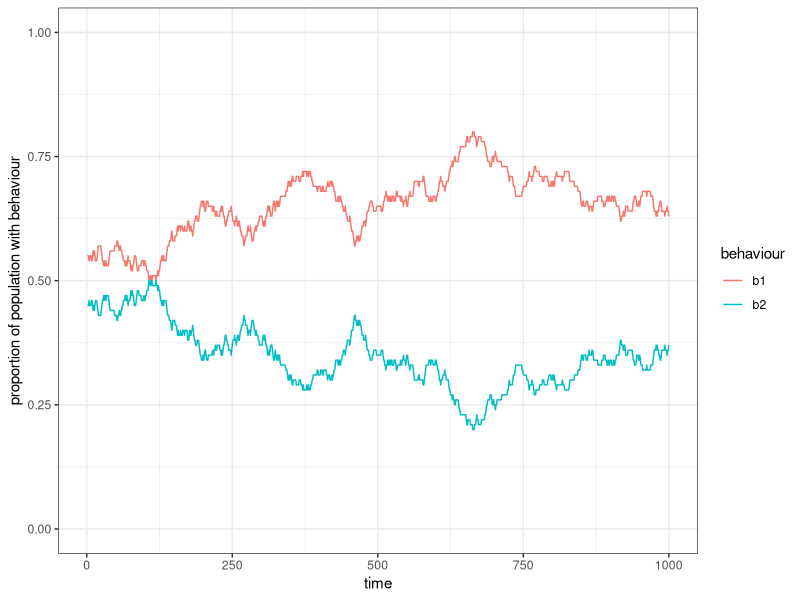
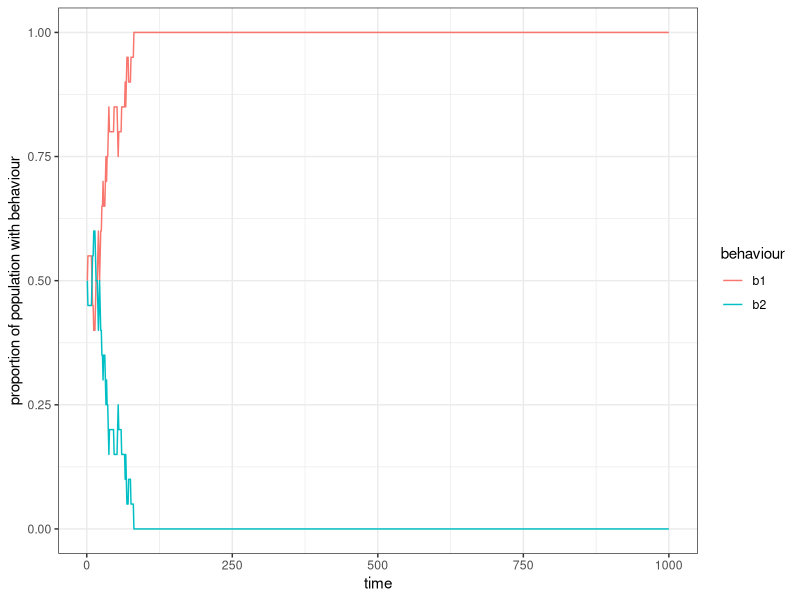
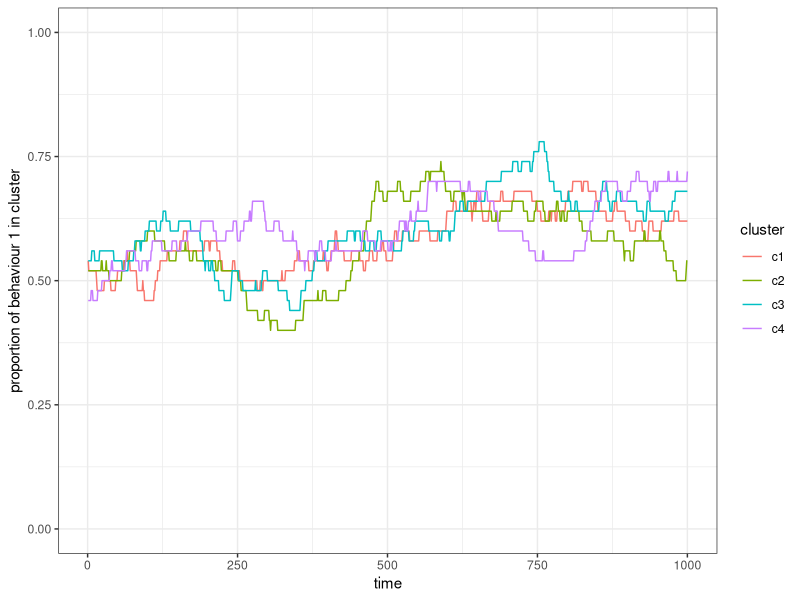
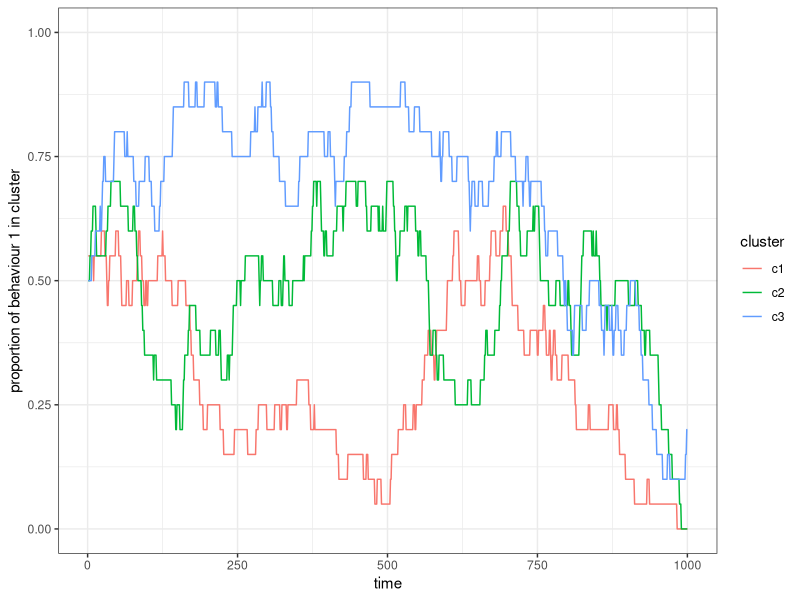
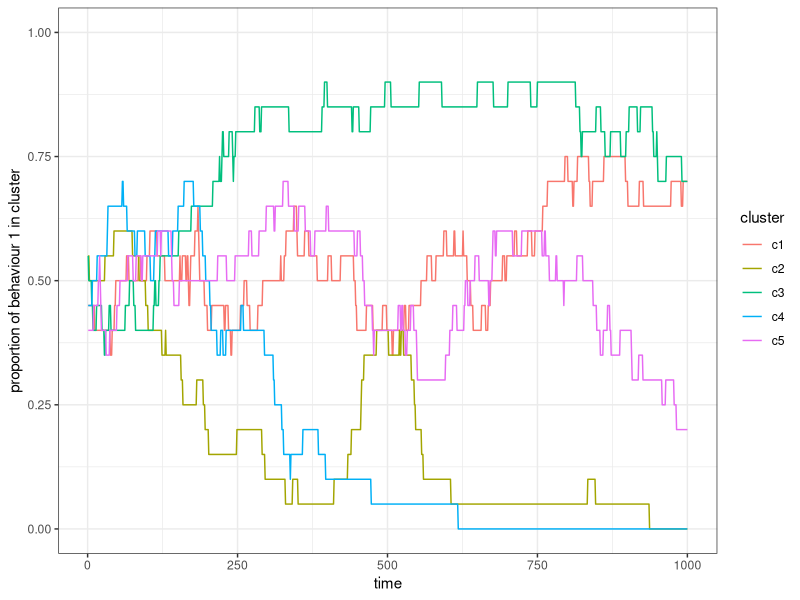
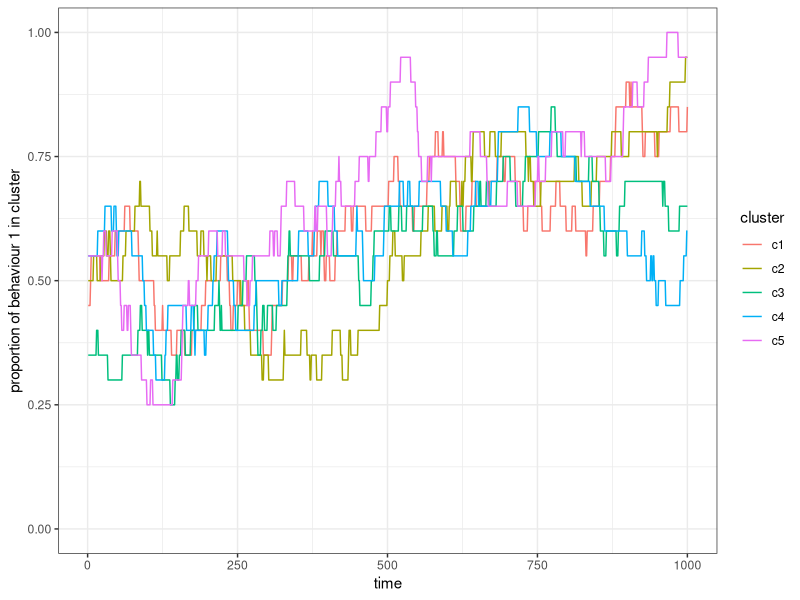
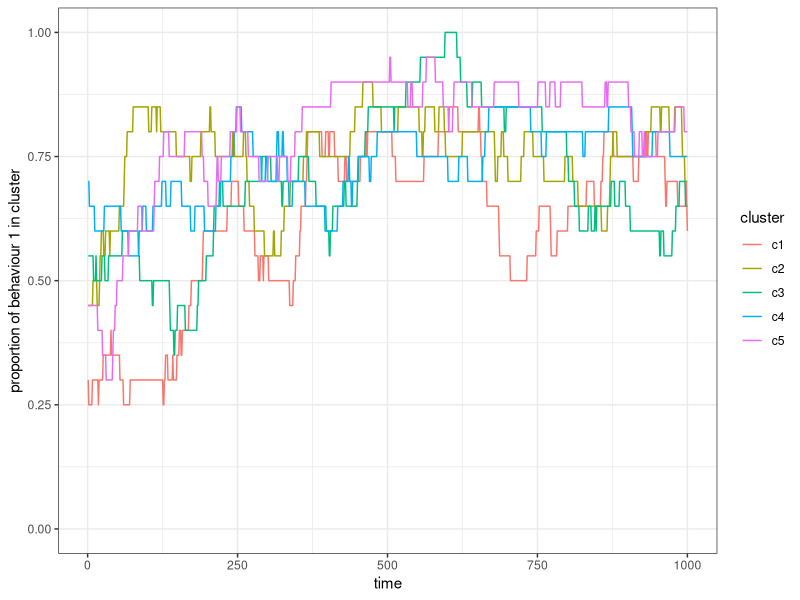
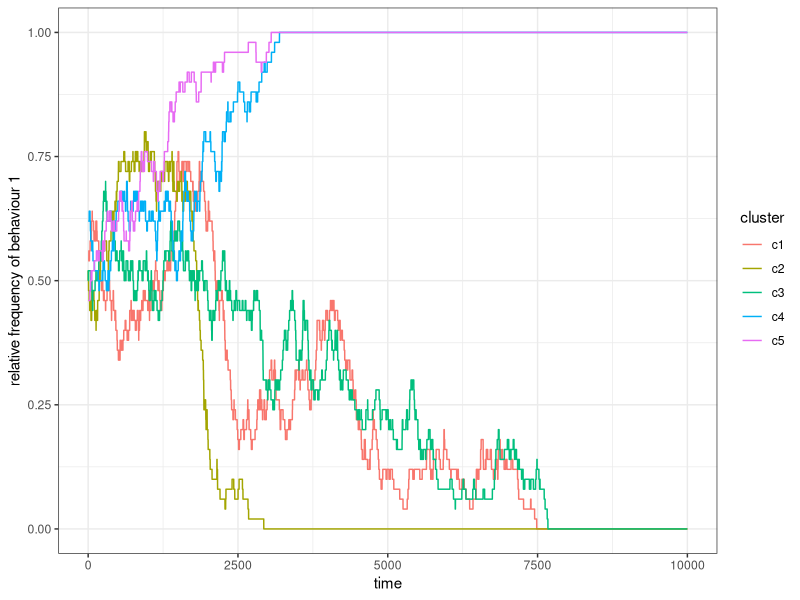

Source code (R) for these figures, in order:
## ---- chunk 1
n <- 100
b <- 2

behaviours <- sample(x = b, size = n, replace = TRUE)
table(behaviours)
## ---- chunk 2
library(tidyverse)
r_max <- 1000
rec_behav <- tibble(time = 1:r_max, b1 = 0, b2 = 0)

for(round in 1:r_max){
  # Unbiased copying of a behaviour by a random individual
  behaviours[ sample(x = n, size = 1) ] <- sample(x = behaviours, size = 1)
  # Record the frequency of each trait in each round
  rec_behav[round, "b1"] <- sum(behaviours==1)
  rec_behav[round, "b2"] <- sum(behaviours==2)
}
rec_behav
## ---- chunk 3
rec_behav_l <- pivot_longer(data = rec_behav, names_to = "behaviour", 
                            values_to = "freq", cols=c("b1","b2"))
rec_behav
rec_behav_l
## ---- chunk 4
ggplot(rec_behav_l) + 
  geom_line(aes(x = time, y = freq/n, col = behaviour)) + 
  scale_y_continuous(limits = c(0,1)) + 
  ylab("proportion of population with behaviour") +
  theme_bw()
## ---- chunk 5
structured_population_1 <- function(n, b, r_max){
  behaviours <- sample(x = 1:b, size = n, replace = TRUE)
  rec_behav <- matrix(NA, nrow = r_max, ncol = b)
  
  for(round in 1:r_max){
    # Unbiased copying of a behaviour by a random individual
    behaviours[ sample(x = n, size = 1) ] <- sample(x = behaviours, size = 1)
    rec_behav[round,] <- unlist(lapply(1:b, function(B) sum(behaviours==B))) / n
  }
  # Turn matrix into tibble
  rec_behav_tbl <- as_tibble(rec_behav)
  # Set column names to b1, b2 to represent the behaviours
  colnames(rec_behav_tbl) <- paste("b" ,1:b, sep = "")
  # Add a column for each round
  rec_behav_tbl$time <- 1:r_max
  # Turn wide format into long format data
  rec_behav_tbl_l <- pivot_longer(data = rec_behav_tbl, names_to = "behaviour", values_to = "freq", !time)
  # Return result
  return(rec_behav_tbl_l)
}
## ---- chunk 6
# Run simulation
res <- structured_population_1(n = 20, b = 2, r_max = 1000)

# Plot results
ggplot(res) + 
  geom_line(aes(x = time, y = freq, col = behaviour)) + 
  scale_y_continuous(limits = c(0,1)) + 
  ylab("proportion of population with behaviour") +
  theme_bw()
## ---- chunk 7
structured_population_2 <- function(n, c, r_max){
  total_pop <- c * n
  cluster <- rep(1:c, each = n)
  behaviours <- sample(x = 2, size = total_pop, replace = TRUE)
  rec_behav <- matrix(NA, nrow = r_max, ncol = c)
  
  for(round in 1:r_max){
    behaviours[ sample(x = total_pop, size = 1) ] <- sample(x = behaviours, size = 1)
    # Recalculate p for each cluster
    for(clu in 1:c){
      rec_behav[round, clu] <- sum(behaviours[cluster == clu] == 1) / n
    }
  }
  rec_behav_tbl <- as_tibble(rec_behav)
  # Set column names to c1, c2 to represent each cluster
  colnames(rec_behav_tbl) <- paste("c", 1:c, sep = "")
  rec_behav_tbl$time <- 1:r_max
  rec_behav_tbl_l <- pivot_longer(data = rec_behav_tbl, names_to = "cluster", 
                                  values_to = "p", !time)
  return(rec_behav_tbl_l)
}
## ---- chunk 8
res <- structured_population_2(n = 50, c = 4, r_max = 1000)

ggplot(res) + 
  geom_line(aes(x = time, y = p, col = cluster)) + 
  scale_y_continuous(limits = c(0,1)) + 
  ylab("proportion of behaviour 1 in cluster") + 
  theme_bw()
## ---- chunk 9
structured_population_3 <- function(n, c, r_max){
  total_pop <- c * n
  cluster <- rep(1:c, each = n)
  behaviours <- sample(x = 2, size = total_pop, replace = TRUE)
  rec_behav <- matrix(NA, nrow = r_max, ncol = c)
  
  for(round in 1:r_max){
    # Choose a random cluster
    cluster_id <- sample(c, 1)
    # If there are at least two individuals in this cluster
    if(sum(cluster == cluster_id)>1){
      # Choose a random observer and a random individual to observe within the same cluster 
      observer_model <- sample(x = total_pop, size = 2, replace = F, 
                               prob = (cluster == cluster_id)*1)
      behaviours[ observer_model[1] ] <- behaviours[ observer_model[2] ]
    }

    for(clu in 1:c){
      rec_behav[round, clu] <- sum(behaviours[cluster == clu] == 1) / n
    }
  }
  return(matrix_to_tibble(m = rec_behav))
}
## ---- chunk 10
matrix_to_tibble <- function(m){
  m_tbl <- as_tibble(m)
  colnames(m_tbl) <- paste("c" ,1:ncol(m), sep = "")
  m_tbl$time<- 1:nrow(m)
  m_tbl_l <- pivot_longer(data = m_tbl, names_to = "cluster", values_to = "p", !time)
  return(m_tbl_l)
}
## ---- chunk 11
res <- structured_population_3(n = 20, c = 3, r_max = 1000)
ggplot(res) + 
  geom_line(aes(x = time, y = p, col = cluster)) + 
  scale_y_continuous(limits = c(0,1)) + 
  ylab("proportion of behaviour 1 in cluster") + 
  theme_bw()
## ---- chunk 12
structured_population_4 <- function(n, c, p_c, r_max){
  total_pop <- c * n
  cluster <- rep(1:c, each = n)
  behaviours <- sample(x = 2, size = total_pop, replace = TRUE)
  rec_behav <- matrix(NA, nrow = r_max, ncol = c)
  
  for(round in 1:r_max){
    cluster_id <- sample(c, 1)
    s <- cluster == cluster_id
    if(sum(s)>1){
      # Choose a random observer and a random individual to observe within the same cluster 
      observer_model <- sample(x = total_pop, size = 2, replace = F, 
                               prob = (s + p_c) / (1 + p_c))
      behaviours[ observer_model[1] ] <- behaviours[ observer_model[2] ]
    }
    
    for(clu in 1:c){
      rec_behav[round, clu] <- sum(behaviours[cluster == clu] == 1) / n
    }
  }
  return(matrix_to_tibble(m = rec_behav))
}
## ---- chunk 13
res_0  <- structured_population_4(n = 20, c = 5, p_c = 0, r_max = 1000)
res_01 <- structured_population_4(n = 20, c = 5, p_c = 0.1, r_max = 1000)
res_1  <- structured_population_4(n = 20, c = 5, p_c = 1, r_max = 1000)

ggplot(res_0) + 
  geom_line(aes(x = time, y = p, col = cluster)) + 
  scale_y_continuous(limits = c(0,1)) + 
  ylab("proportion of behaviour 1 in cluster") + 
  theme_bw()
## ---- chunk 14
ggplot(res_01) + 
  geom_line(aes(x = time, y = p, col = cluster)) + 
  scale_y_continuous(limits = c(0,1)) + 
  ylab("proportion of behaviour 1 in cluster") + 
  theme_bw()
## ---- chunk 15
ggplot(res_1) + 
  geom_line(aes(x = time, y = p, col = cluster)) + 
  scale_y_continuous(limits = c(0,1)) + 
  ylab("proportion of behaviour 1 in cluster") + 
  theme_bw()
## ---- chunk 16
structured_population_5 <- function(n, c, p_c, p_m, r_max){
  total_pop <- c * n
  cluster <- rep(1:c, each = n)
  behaviours <- sample(x = 2, size = total_pop, replace = TRUE)
  rec_behav <- matrix(NA, nrow = r_max, ncol = c)
  
  for(round in 1:r_max){
    cluster_id <- sample(c, 1)
    s <- cluster == cluster_id
    if(sum(s)>1){
      observer_model <- sample(x = total_pop, size = 2, replace = F, 
                               prob = (s + p_c) / (1 + p_c))
      behaviours[ observer_model[1] ] <- behaviours[ observer_model[2] ]
    }
    
    # Migration to another cluster with probability p_m and if there is more than 
    # one subset
    if((runif(1,0,1) <= p_m) & (c > 1)){
      # Set cluster id that is different from the current one
      cluster[ observer_model[1] ] <- sample((1:c)[-cluster_id], 1)
    }
    
    for(clu in 1:c){
      rec_behav[round, clu] <- sum(behaviours[cluster == clu] == 1) / sum(cluster == clu)
    }
  }
  return(matrix_to_tibble(m = rec_behav))
}
## ---- chunk 17
res_0  <- structured_population_5(c = 5, n = 50, r_max = 10000, p_m = 0, p_c=0)
res_1  <- structured_population_5(c = 5, n = 50, r_max = 10000, p_m = 1, p_c=0)
res_01 <- structured_population_5(c = 5, n = 50, r_max = 10000, p_m = 0.1, p_c=0)

ggplot(res_0) + 
  geom_line(aes(x = time, y = p, col = cluster)) +
  scale_y_continuous(limits = c(0,1)) + 
  ylab("relative frequency of behaviour 1") + 
  theme_bw()
## ---- chunk 18
ggplot(res_1) + 
  geom_line(aes(x = time, y = p, col = cluster)) +
  scale_y_continuous(limits = c(0,1)) + 
  ylab("relative frequency of behaviour 1") + 
  theme_bw()
## ---- chunk 19
ggplot(res_01) + 
  geom_line(aes(x = time, y = p, col = cluster)) +
  scale_y_continuous(limits = c(0,1)) + 
  ylab("relative frequency of behaviour 1") + 
  theme_bw()
## ---- chunk 20
structured_population_6 <- function(n, c, p_c, p_m, r_max, sim = 1){
  total_pop <- c * n
  cluster <- rep(1:c, each = n)
  behaviours <- sample(x = 2, size = total_pop, replace = TRUE)
  rec_behav <- rep(NA, times = c)
  # Adding a reporting variable for the similarity of clusters
  rec_var <- rep(NA, r_max)
  
  for(round in 1:r_max){
    cluster_id <- sample(c, 1)
    s <- cluster == cluster_id
    if(sum(s)>1){
      observer_model <- sample(x = total_pop, size = 2, replace = F, 
                               prob = (s + p_c) / (1 + p_c))
      behaviours[ observer_model[1] ] <- behaviours[ observer_model[2] ]
    }
    
    if((runif(1,0,1) <= p_m) & (c > 1)){
      cluster[ observer_model[1] ] <- sample((1:c)[-cluster_id], 1)
    }
    
    for(clu in 1:c){
      rec_behav[clu] <- sum(behaviours[cluster == clu] == 1) / sum(cluster == clu)
    }
    # Calculating variance in behaviour 1 between clusters
    rec_var[round] <- var(rec_behav)
  }
  # Preparing a reporting table to return
  rec_var <- bind_cols(time = 1:r_max, var = rec_var, sim = sim, p_c = p_c, p_m = p_m)
  return(rec_var)
}
## ---- chunk 21
grid <- expand.grid(rep = 1:20, 
                    pm = c(0, .01, .1, 1), 
                    pc = c(0, .01, .1, 1))
head(grid)
dim(grid)
## ---- chunk 22
res <- bind_rows(lapply(1:nrow(grid), function(i) 
  structured_population_6(c = 5, 
                          n = 20, 
                          r_max = 2000, 
                          p_m = grid[i, "pm"], 
                          p_c = grid[i, "pc"], 
                          sim = i)
  ))
res
## ---- chunk 23
ggplot(res) +
  geom_line(aes(x = time, y = var, group = sim), alpha=.5) +
  facet_grid(p_m ~ p_c, labeller = label_both) + 
  ylab("average variance between subsets") +
  theme_bw()
## ---- chunk 24
res_summ <- filter(res, time >= (max(time)*.8)) %>% 
              group_by(p_m, p_c) %>% 
                summarise(mean_var = mean(var), .groups = "keep")
## ---- chunk 25
ggplot(res_summ) +
  geom_raster(aes(x = factor(p_m), y = factor(p_c), fill = mean_var)) +
  xlab("p_m") + ylab("p_c") + 
  theme_bw() +
  theme(legend.title = element_blank())
## ---- chunk 26
adj <- matrix(c(0,1,0,  1,1,1,  0,1,0), nrow = 3)
adj
